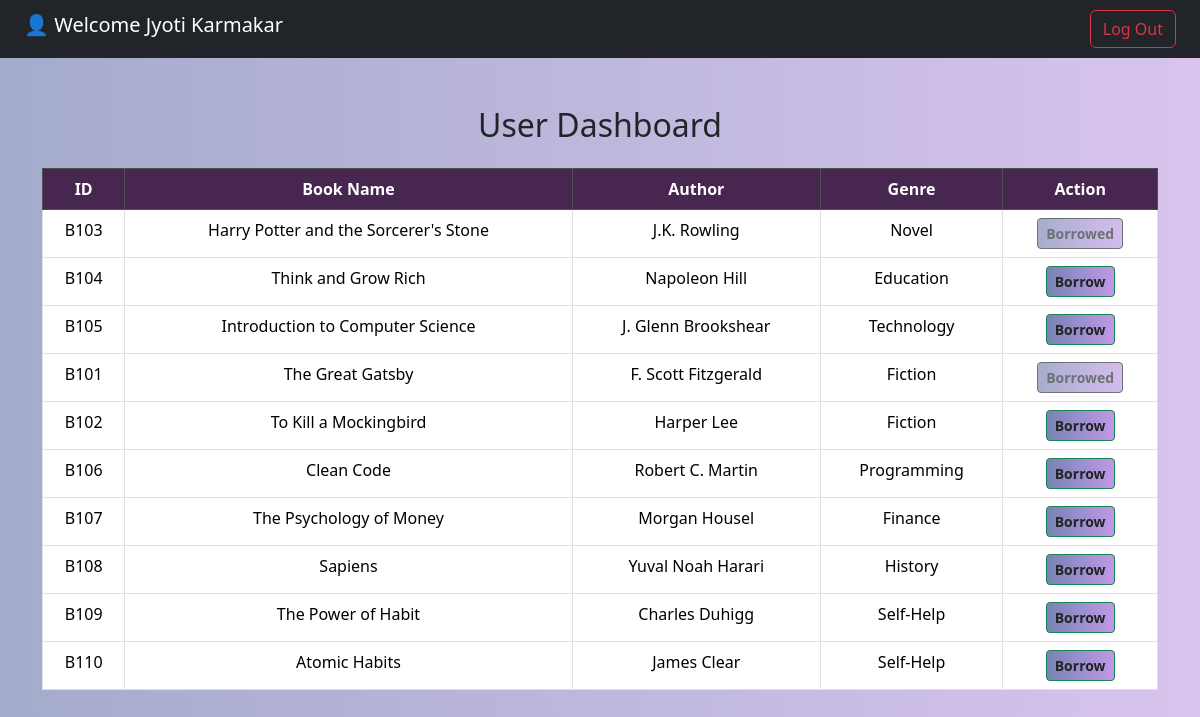
The page /user/user_dashboard2.php (signed in) on the database its author committed.
### tables this page shows
CREATE TABLE `users` (
  `id` int(11) NOT NULL,
  `fullname` varchar(100) DEFAULT NULL,
  `userid` varchar(100) NOT NULL,
  `password` varchar(50) DEFAULT NULL,
  `mobile` bigint(10) DEFAULT NULL
);

CREATE TABLE `books` (
  `id` int(11) NOT NULL,
  `book_id` varchar(50) NOT NULL,
  `title` varchar(200) NOT NULL,
  `author` varchar(150) NOT NULL,
  `category` varchar(100) NOT NULL,
  `quantity` int(11) NOT NULL,
  `added_on` date NOT NULL
);

### user/user_dashboard2.php (the view, shortened to what this page needs)
<!DOCTYPE html>
<html lang="en">
<head>
    <link rel="stylesheet" href="../assests/bootstrap/bootstrap.min.css">
</head>
<body>
    <?php
        $conn = new mysqli("localhost", "root", "", "library");
        $user_id = $_SESSION['userid'];
        $qry="SELECT * FROM users WHERE userid=?";
        $stmt = $conn->prepare($qry);
        $stmt->bind_param("s", $user_id);
        $stmt->execute();
        $result = $stmt->get_result();
        $data = $result->fetch_assoc();
        $name = $data['fullname'];
        $id   = $data['id'];
        $qry = "SELECT * FROM books";
        $result = $conn->query($qry);
    ?>
    <nav class="navbar navbar-dark bg-dark px-4">
        <h3 class="navbar-brand">👤 Welcome <?php echo $name; ?></h3>
        <a href="../common/home.php" class="btn btn-outline-danger">Log Out</a>
    </nav>
    <div class="container mt-5">
        <h2 class="mb-4" align="center">User Dashboard</h2>
        <table class="table table-bordered">
            <thead class="table-dark text-center">
                <tr>
                    <th style="background-color : #472650ff ; color:white;">ID</th>
                    <th style="background-color : #472650ff ; color:white;">Book Name</th>
                    <th style="background-color : #472650ff ; color:white;">Author</th>
                    <th style="background-color : #472650ff ; color:white;">Genre</th>
                    <th style="background-color : #472650ff ; color:white;">Action</th>
                </tr>
            </thead>
            <tbody class="text-center">
                <?php while($row = $result->fetch_assoc()) {
                    $bookId = $row['book_id'];
                    $qry = "SELECT * FROM borrowed_books WHERE user_id='$id' AND book_id='$bookId'";
                    $isBorrowed = $conn->query($qry);
                ?>
                   <tr>
                        <td><?php echo $row['book_id']; ?></td>
                        <td><?php echo $row['title']; ?></td>
                        <td><?php echo $row['author']; ?></td>
                        <td><?php echo $row['category']; ?></td>
                        <td>
                            <?php if ($isBorrowed->num_rows > 0) { ?>
                                <button class="btn btn-sm text-dark" style="font-weight: bolder;"disabled> Borrowed</button>
                            <?php } else { ?>
                                <form action="borrow.php" method="POST" style="display:inline;">
                                    <button type="submit" name="action" value="borrow" class="btn btn-success btn-sm text-dark" style="font-weight: bolder;">
                                        Borrow
                                    </button>
                                </form>
                            <?php } ?>
                        </td>
                    </tr>
                <?php } ?>
            </tbody>
        </table>
    </div>
</body>
</html>

### user/user_dashboard2.php (style rules this page uses)
body { background: linear-gradient(to right, #a4abcb, #d8c4ed); }
button { background: linear-gradient(to right, #7883b4ff, #bf99e7ff); }

### rows shown on the page
users: fullname "Jyoti Karmakar"
books: book "B103", title "Harry Potter and the Sorcerer's Stone", author "J.K. Rowling", category "Novel", shows "Borrowed"
books: book "B104", title "Think and Grow Rich", author "Napoleon Hill", category "Education"
books: book "B105", title "Introduction to Computer Science", author "J. Glenn Brookshear", category "Technology"
books: book "B101", title "The Great Gatsby", author "F. Scott Fitzgerald", category "Fiction", shows "Borrowed"
books: book "B102", title "To Kill a Mockingbird", author "Harper Lee", category "Fiction"
books: book "B106", title "Clean Code", author "Robert C. Martin", category "Programming"
books: book "B107", title "The Psychology of Money", author "Morgan Housel", category "Finance"
books: book "B108", title "Sapiens", author "Yuval Noah Harari", category "History"
books: book "B109", title "The Power of Habit", author "Charles Duhigg", category "Self-Help"
books: book "B110", title "Atomic Habits", author "James Clear", category "Self-Help"
